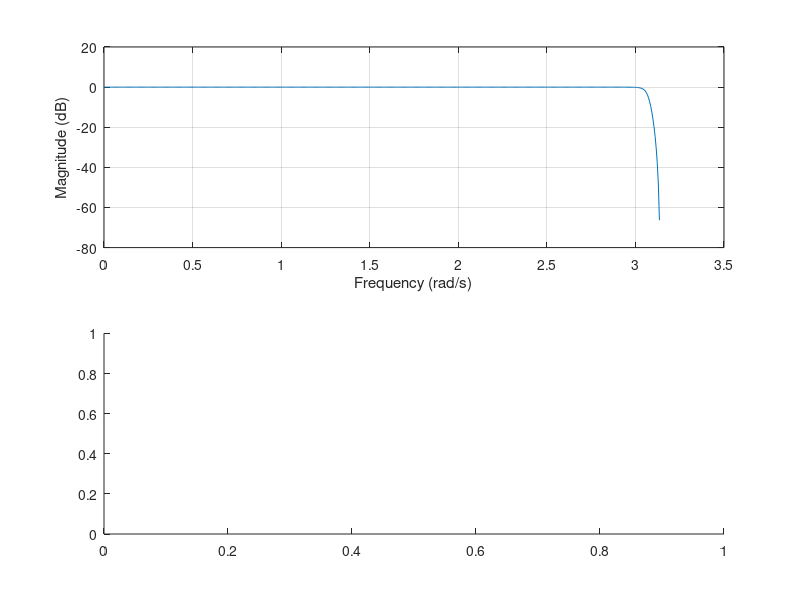

Here is the MATLAB script that generated this plot: (Note: this script raises an error after producing the figure.)
%-----------PART A---------------
num = 133.12;
den = [1 10.212 52.142 133.12];

[numd,dend] = bilinear(num,den,10);
[h,w] = freqz(numd,dend);

subplot(211)
plot(w,20*log10(abs(h)))
xlabel('Frequency (rad/s)');
ylabel('Magnitude (dB)');
grid on

subplot(212)
plot(w,phase(h));
xlabel('Frequency (rad/s)');
ylabel('Phase');
grid on

%--------------PARTB--------------
[b,a] = butter(3,.5/pi);
display(b)
display(a)